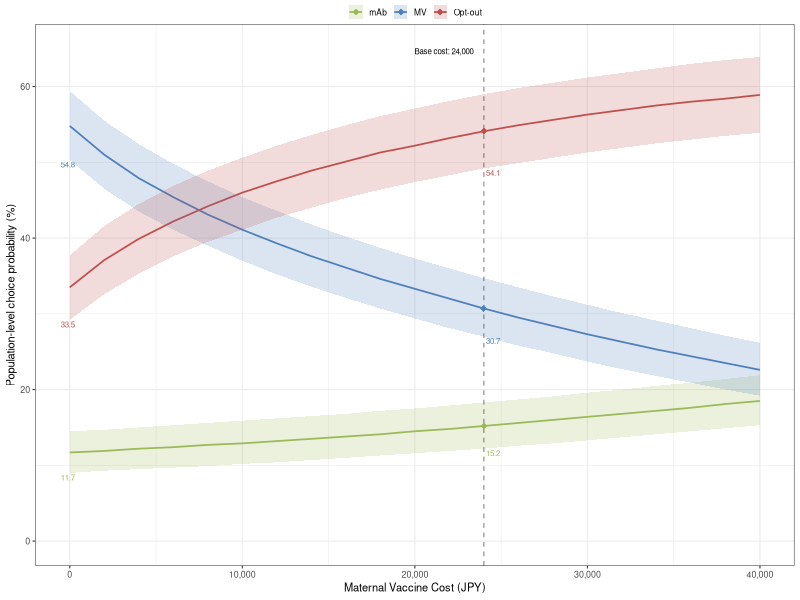
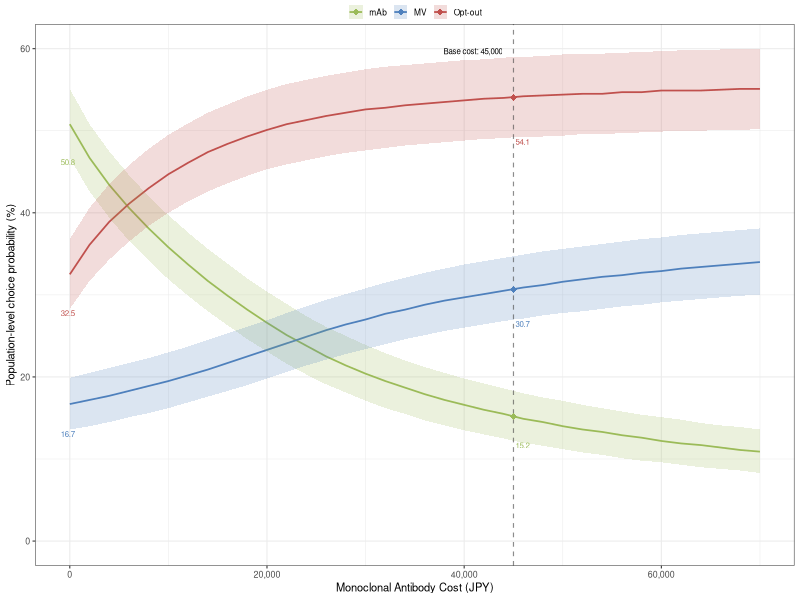

Recreate these plots in R, in order.
# ===========================================================================
# Title: 24_plot_choiceProb.r
# Date: 2026-10-23
# ===========================================================================

# ------------------------------------------------------------------------
# SECTION 1: Load library
# ------------------------------------------------------------------------

# Load packages
library(here)
library(dplyr)
library(ggplot2)

# ------------------------------------------------------------------------
# SECTION 2: Load results from Monte Carlo simulations
# ------------------------------------------------------------------------

df_mv <- read.csv(here("data", "calc_choiceProb_mvCost_results.csv"))

df_mab <- read.csv(here("data", "calc_choiceProb_mabCost_results.csv"))

# ------------------------------------------------------------------------
# SECTION 3: Transform data for plotting
# ------------------------------------------------------------------------

# Format cost & probabilities
df_mv_plot <- df_mv %>%
    mutate(
        Cost = Cost * 100000, # Convert to JPY
        across(Mean:Upper_UI, ~ .x * 100) # Convert to %
    )
df_mab_plot <- df_mab %>%
    mutate(
        Cost = Cost * 100000, # Convert to JPY
        across(Mean:Upper_UI, ~ .x * 100) # Convert to %
    )

# Normalize mean probabilities to sum to 100%
norm_meanProb <- function(df) {
    df %>%
        group_by(Cost) %>%
        mutate(
            Mean = {
                raw_mean <- Mean / sum(Mean) * 100
                rounded_mean <- round(raw_mean, 1)
                correction <- round(100 - sum(rounded_mean), 1)
                rounded_mean[which.max(raw_mean)] <-
                    rounded_mean[which.max(raw_mean)] + correction
                rounded_mean
            }
        ) %>%
        ungroup() %>%
        mutate(across(Lower_UI:Upper_UI, ~ round(.x, 1)))
}

df_mv_plot <- norm_meanProb(df_mv_plot)
df_mab_plot <- norm_meanProb(df_mab_plot)

# ------------------------------------------------------------------------
# SECTION 4: Plot choice probabilities by product cost
# ------------------------------------------------------------------------

color_manual <- c(
    "MV" = "#4F81BD",
    "mAb" = "#9BBB59",
    "Opt-out" = "#C0504D"
)

# Function to plot choice probabilities by product cost
plot_choiceProb <- function(df, base_cost, x_label) {
    # Isolate probabilities for annotation
    prob_c0 <- df[df$Cost == 0, ] # 0 JPY
    prob_base <- df[df$Cost == base_cost, ] # Base cost
    # Add comma separator for plotting
    base_cost_label <- format(base_cost, big.mark = ",")
    # Calculate maximum y-axis value for plotting
    y_max <- ceiling(max(df$Upper_UI) / 5) * 5
    # Plot line plot with uncertainty intervals
    plot <- ggplot(df, aes(x = Cost, y = Mean, color = Alt)) +
        geom_line(linewidth = 0.6) +
        geom_ribbon(
            aes(ymin = Lower_UI, ymax = Upper_UI, fill = Alt),
            alpha = 0.2,
            color = NA
        ) +
        geom_vline(
            xintercept = base_cost,
            linetype = "dashed",
            color = "#404040",
            linewidth = 0.4,
            alpha = 0.6
        ) +
        geom_point(
            data = prob_base,
            aes(x = Cost, y = Mean, color = Alt),
            size = 2,
            shape = 18
        ) +
        geom_text(
            data = prob_c0,
            aes(x = Cost, y = Lower_UI, label = sprintf("%.1f", Mean)),
            vjust = 1.25,
            hjust = 0.65,
            size = 2,
            show.legend = FALSE
        ) +
        geom_text(
            data = prob_base,
            aes(x = Cost, y = Lower_UI, label = sprintf("%.1f", Mean)),
            vjust = 1.25,
            hjust = -0.15,
            size = 2,
            show.legend = FALSE
        ) +
        annotate(
            "text",
            x = base_cost * 0.975,
            y = y_max * 0.995,
            label = paste0("Base cost: ", base_cost_label),
            hjust = 1,
            vjust = 0.5,
            size = 2
        ) +
        labs(
            x = x_label,
            y = "Population-level choice probability (%)"
        ) +
        theme_bw(base_size = 8) +
        theme(
            legend.position = "top",
            legend.margin = margin(t = -1, b = -5),
            legend.key.size = unit(0.4, "cm"),
            legend.title = element_blank(),
            legend.text = element_text(size = 6)
        ) +
        scale_color_manual(values = color_manual) +
        scale_fill_manual(values = color_manual) +
        scale_x_continuous(labels = scales::comma) +
        coord_cartesian(ylim = c(0, y_max))
    # Return plot
    return(plot)
}

# Plot & save figures
choiceProb_mvCost <- plot_choiceProb(
    df_mv_plot,
    base_cost = 24000,
    x_label = "Maternal Vaccine Cost (JPY)"
)
ggsave(
    here("figs", "choiceProb_mvCost_linePlot.png"),
    plot = choiceProb_mvCost,
    width = 10,
    height = 6,
    units = "cm",
    dpi = 600
)
choiceProb_mabCost <- plot_choiceProb(
    df_mab_plot,
    base_cost = 45000,
    x_label = "Monoclonal Antibody Cost (JPY)"
)
ggsave(
    here("figs", "choiceProb_mabCost_linePlot.png"),
    plot = choiceProb_mabCost,
    width = 10,
    height = 6,
    units = "cm",
    dpi = 600
)
cat("\nPlot successfully saved!\n")
